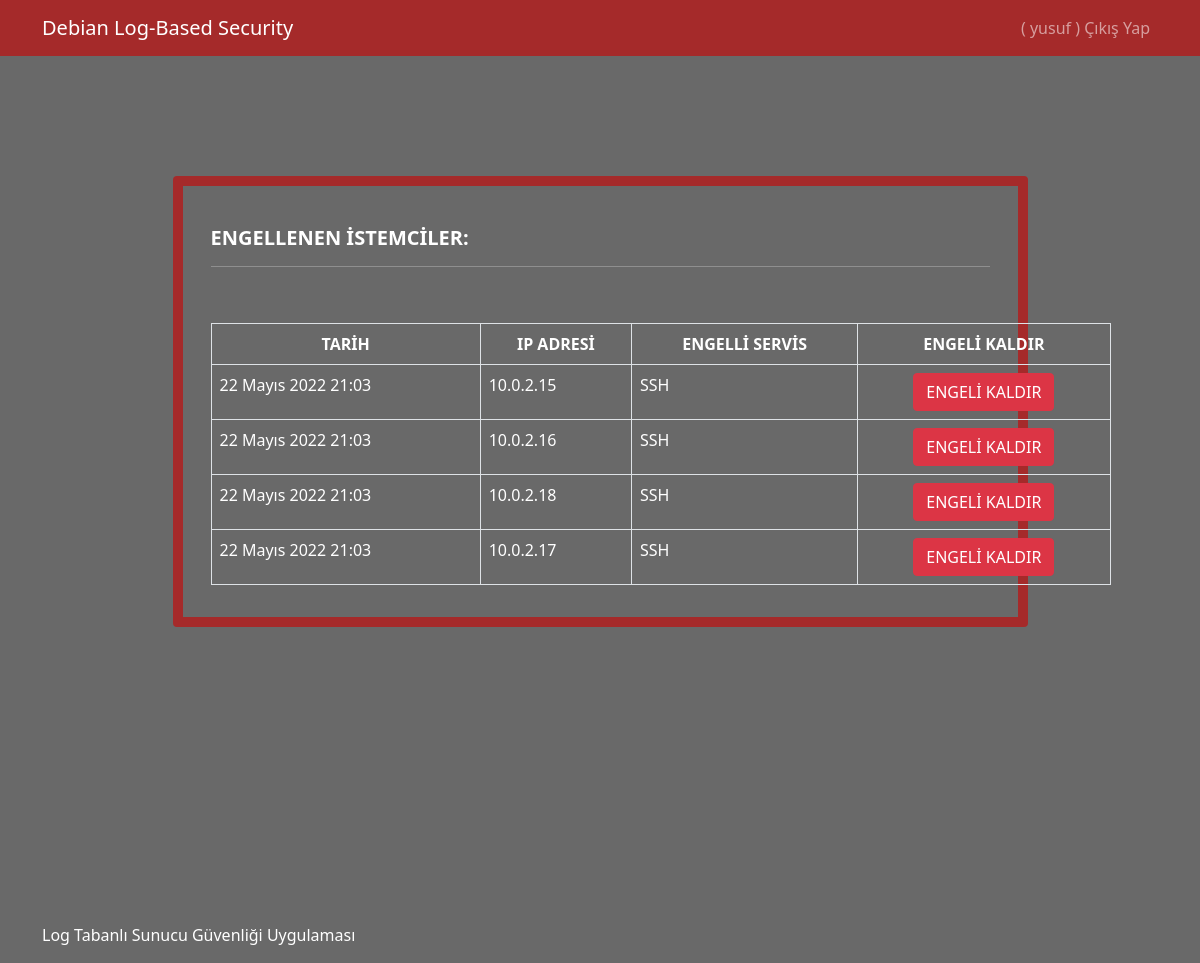
The page /select/blockedlist/ (signed in) on the database as committed earlier.
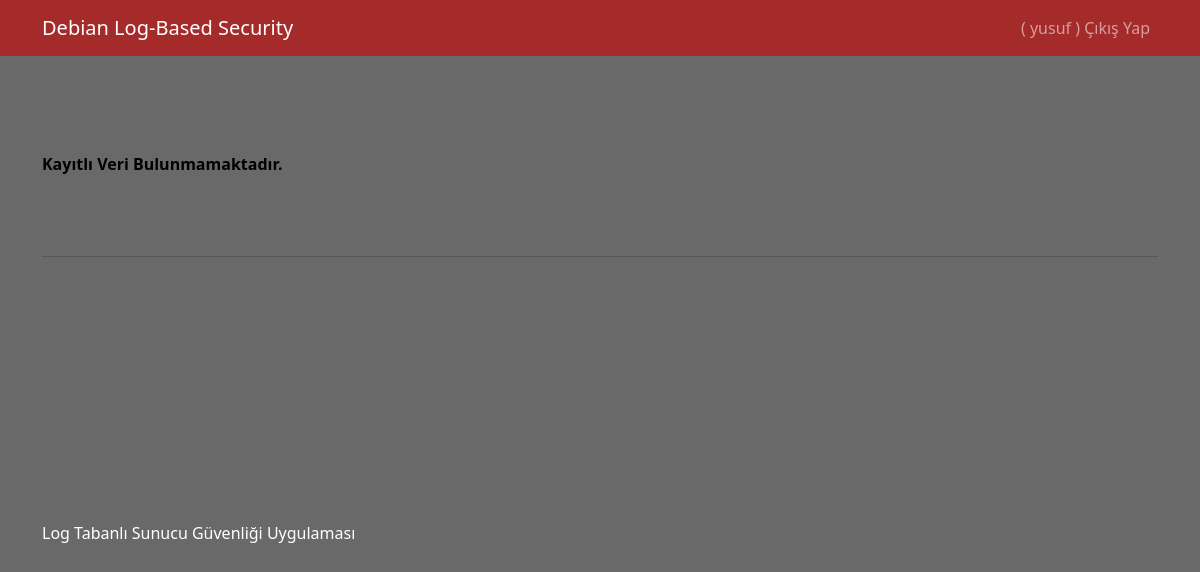
The same page on the database as committed later.
### Configuration/models.py (models this page shows)
class blocklist(models.Model):
    date = models.DateTimeField(auto_now_add=True)
    ip = models.CharField(max_length=100)
    service = models.CharField(max_length=100)

### Configuration/views.py (the view)
# urls.py: path('blockedlist/', views.blockedlist, name='blockedlist'),
def blockedlist(request):
    if request.method == 'POST':
        ip = request.POST['noblock']
        service = request.POST['service']
        blocklist.objects.filter(ip = ip).delete()
        if service == "SSH":
            delete_rule = subprocess.check_output(f'sudo ufw delete deny proto tcp from {ip} to any port 22', shell=True)
            delete_log = subprocess.check_output(f"sudo sed '/{ip}/d' /var/log/auth.log -i", shell=True)
        if service == "FTP":
            pass
        if service == "HTTP":
            pass
        return redirect('blockedlist')
    else:
        blocks = blocklist.objects.all()
        context = {
            'blocks':  blocks
        }
        return render(request, "pages/blockedlist.html", context)

### templates/pages/blockedlist.html (shortened to what this page needs)
{% extends 'layout.html' %}
{% block content %}
{% if user.is_authenticated %}
{% if blocks %}
<br><br><br>
<div class="row justify-content-center align-items-center">
<div class="card my-5 w-75" style="background-color:#696969; border-color:#A52A2A; border-width:10px; color:white;">
    <div class="card-body">
    <h5 class="card-title">
        <br><b>ENGELLENEN İSTEMCİLER:</b>
        <hr color:"#696969"></hr>
    </h5>
    <p class="card-text">
        <br>
        <table class="table table-bordered" style="width:900px;">
            <tr>
                <thead align="center" style="color:white;">
                <td><b>TARİH</b></td>
                <td><b>IP ADRESİ</b></td>
                <td><b>ENGELLİ SERVİS</b></td>
                <td><b>ENGELİ KALDIR</b></td>
                </thead>
             </tr>
             <tbody>
            {% for data in blocks %}
             <tr style="color:white;">
                <td>{{data.date}}</td>
                <td>{{data.ip}}</td>
                <td>{{data.service}}</td>
                <td align="center"><form action="{% url 'blockedlist' %}" method='POST'><input type="submit" class="btn btn-danger" value="ENGELİ KALDIR"></form></td>
             </tr>
             {% endfor %}
            </tbody>
        </table>
    </p>
    </div>
</div>
</div>
{% else %}
        <br><br><br><br>
        <b><p align="left" style="color:black;">Kayıtlı Veri Bulunmamaktadır.</p></b>
        <br><br>
        <hr color:"#696969">
{% endif %}
<br><br><br><br><br><br><br><br><br>
{% else %}
<br>
<h1> Hata ! </h1>
{% endif %}
{% endblock %}

Rows that differ between the two databases and show on the page:
removed blocklist: date "22 Mayıs 2022 21:03", ip "10.0.2.15", service "SSH"
removed blocklist: date "22 Mayıs 2022 21:03", ip "10.0.2.16", service "SSH"
removed blocklist: date "22 Mayıs 2022 21:03", ip "10.0.2.18", service "SSH"
removed blocklist: date "22 Mayıs 2022 21:03", ip "10.0.2.17", service "SSH"
Other text that changed with them:
text no longer shown: "ENGELLENEN İSTEMCİLER: TARİH IP ADRESİ ENGELLİ SERVİS ENGELİ KALDIR"
text now shown: "Kayıtlı Veri Bulunmamaktadır."
